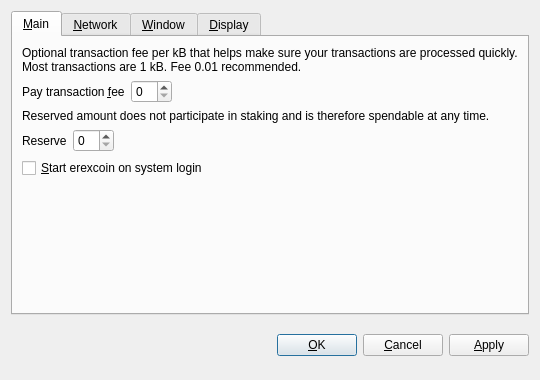
<?xml version="1.0" encoding="UTF-8"?>
<ui version="4.0">
 <class>OptionsDialog</class>
 <widget class="QDialog" name="OptionsDialog">
  <property name="geometry">
   <rect>
    <x>0</x>
    <y>0</y>
    <width>540</width>
    <height>380</height>
   </rect>
  </property>
  <property name="windowTitle">
   <string>Options</string>
  </property>
  <property name="modal">
   <bool>true</bool>
  </property>
  <layout class="QVBoxLayout" name="verticalLayout">
   <item>
    <widget class="QTabWidget" name="tabWidget">
     <property name="tabPosition">
      <enum>QTabWidget::North</enum>
     </property>
     <property name="currentIndex">
      <number>0</number>
     </property>
     <widget class="QWidget" name="tabMain">
      <attribute name="title">
       <string>&amp;Main</string>
      </attribute>
      <layout class="QVBoxLayout" name="verticalLayout_Main">
       <item>
        <widget class="QLabel" name="transactionFeeInfoLabel">
         <property name="text">
          <string>Optional transaction fee per kB that helps make sure your transactions are processed quickly. Most transactions are 1 kB. Fee 0.01 recommended.</string>
         </property>
         <property name="textFormat">
          <enum>Qt::PlainText</enum>
         </property>
         <property name="wordWrap">
          <bool>true</bool>
         </property>
        </widget>
       </item>
       <item>
        <layout class="QHBoxLayout" name="horizontalLayoutFee">
         <item>
          <widget class="QLabel" name="transactionFeeLabel">
           <property name="text">
            <string>Pay transaction &amp;fee</string>
           </property>
           <property name="textFormat">
            <enum>Qt::PlainText</enum>
           </property>
           <property name="buddy">
            <cstring>transactionFee</cstring>
           </property>
          </widget>
         </item>
         <item>
          <widget class="BitcoinAmountField" name="transactionFee"/>
         </item>
         <item>
          <spacer name="horizontalSpacerFee">
           <property name="orientation">
            <enum>Qt::Horizontal</enum>
           </property>
           <property name="sizeHint" stdset="0">
            <size>
             <width>40</width>
             <height>20</height>
            </size>
           </property>
          </spacer>
         </item>
        </layout>
       </item>
       <item>
        <widget class="QLabel" name="reserveBalanceInfoLabel">
         <property name="text">
          <string>Reserved amount does not participate in staking and is therefore spendable at any time.</string>
         </property>
         <property name="textFormat">
          <enum>Qt::PlainText</enum>
         </property>
         <property name="wordWrap">
          <bool>true</bool>
         </property>
        </widget>
       </item>
       <item>
        <layout class="QHBoxLayout" name="horizontalLayoutReserveBalance">
         <item>
          <widget class="QLabel" name="reserveBalanceLabel">
           <property name="text">
            <string>Reserve</string>
           </property>
           <property name="textFormat">
            <enum>Qt::PlainText</enum>
           </property>
           <property name="buddy">
            <cstring>reserveBalance</cstring>
           </property>
          </widget>
         </item>
         <item>
          <widget class="BitcoinAmountField" name="reserveBalance"/>
         </item>
         <item>
          <spacer name="horizontalSpacerReserveBalance">
           <property name="orientation">
            <enum>Qt::Horizontal</enum>
           </property>
           <property name="sizeHint" stdset="0">
            <size>
             <width>40</width>
             <height>20</height>
            </size>
           </property>
          </spacer>
         </item>
        </layout>
       </item>
       <item>
        <widget class="QCheckBox" name="bitcoinAtStartup">
         <property name="toolTip">
          <string>Automatically start erexcoin after logging in to the system.</string>
         </property>
         <property name="text">
          <string>&amp;Start erexcoin on system login</string>
         </property>
        </widget>
       </item>
       <item>
        <spacer name="verticalSpacer_Main">
         <property name="orientation">
          <enum>Qt::Vertical</enum>
         </property>
         <property name="sizeHint" stdset="0">
          <size>
           <width>20</width>
           <height>40</height>
          </size>
         </property>
        </spacer>
       </item>
      </layout>
     </widget>
     <widget class="QWidget" name="tabNetwork">
      <attribute name="title">
       <string>&amp;Network</string>
      </attribute>
      <layout class="QVBoxLayout" name="verticalLayout_Network">
       <item>
        <widget class="QCheckBox" name="mapPortUpnp">
         <property name="toolTip">
          <string>Automatically open the erexcoin client port on the router. This only works when your router supports UPnP and it is enabled.</string>
         </property>
         <property name="text">
          <string>Map port using &amp;UPnP</string>
         </property>
        </widget>
       </item>
       <item>
        <widget class="QCheckBox" name="connectSocks">
         <property name="toolTip">
          <string>Connect to the erexcoin network through a SOCKS5 proxy (e.g. when connecting through Tor).</string>
         </property>
         <property name="text">
          <string>&amp;Connect through SOCKS5 proxy:</string>
         </property>
        </widget>
       </item>
       <item>
        <layout class="QHBoxLayout" name="horizontalLayout_Network">
         <item>
          <widget class="QLabel" name="proxyIpLabel">
           <property name="text">
            <string>Proxy &amp;IP:</string>
           </property>
           <property name="textFormat">
            <enum>Qt::PlainText</enum>
           </property>
           <property name="buddy">
            <cstring>proxyIp</cstring>
           </property>
          </widget>
         </item>
         <item>
          <widget class="QValidatedLineEdit" name="proxyIp">
           <property name="maximumSize">
            <size>
             <width>140</width>
             <height>16777215</height>
            </size>
           </property>
           <property name="toolTip">
            <string>IP address of the proxy (e.g. 127.0.0.1)</string>
           </property>
          </widget>
         </item>
         <item>
          <widget class="QLabel" name="proxyPortLabel">
           <property name="text">
            <string>&amp;Port:</string>
           </property>
           <property name="textFormat">
            <enum>Qt::PlainText</enum>
           </property>
           <property name="buddy">
            <cstring>proxyPort</cstring>
           </property>
          </widget>
         </item>
         <item>
          <widget class="QLineEdit" name="proxyPort">
           <property name="maximumSize">
            <size>
             <width>55</width>
             <height>16777215</height>
            </size>
           </property>
           <property name="toolTip">
            <string>Port of the proxy (e.g. 9050)</string>
           </property>
          </widget>
         </item>
         <item>
          <spacer name="horizontalSpacer_Network">
           <property name="orientation">
            <enum>Qt::Horizontal</enum>
           </property>
           <property name="sizeHint" stdset="0">
            <size>
             <width>40</width>
             <height>20</height>
            </size>
           </property>
          </spacer>
         </item>
        </layout>
       </item>
       <item>
        <spacer name="verticalSpacer_Network">
         <property name="orientation">
          <enum>Qt::Vertical</enum>
         </property>
         <property name="sizeHint" stdset="0">
          <size>
           <width>20</width>
           <height>40</height>
          </size>
         </property>
        </spacer>
       </item>
      </layout>
     </widget>
     <widget class="QWidget" name="tabWindow">
      <attribute name="title">
       <string>&amp;Window</string>
      </attribute>
      <layout class="QVBoxLayout" name="verticalLayout_Window">
       <item>
        <widget class="QCheckBox" name="minimizeToTray">
         <property name="toolTip">
          <string>Show only a tray icon after minimizing the window.</string>
         </property>
         <property name="text">
          <string>&amp;Minimize to the tray instead of the taskbar</string>
         </property>
        </widget>
       </item>
       <item>
        <widget class="QCheckBox" name="minimizeOnClose">
         <property name="toolTip">
          <string>Minimize instead of exit the application when the window is closed. When this option is enabled, the application will be closed only after selecting Quit in the menu.</string>
         </property>
         <property name="text">
          <string>M&amp;inimize on close</string>
         </property>
        </widget>
       </item>
       <item>
        <spacer name="verticalSpacer_Window">
         <property name="orientation">
          <enum>Qt::Vertical</enum>
         </property>
         <property name="sizeHint" stdset="0">
          <size>
           <width>20</width>
           <height>40</height>
          </size>
         </property>
        </spacer>
       </item>
      </layout>
     </widget>
     <widget class="QWidget" name="tabDisplay">
      <attribute name="title">
       <string>&amp;Display</string>
      </attribute>
      <layout class="QVBoxLayout" name="verticalLayout_Display">
       <item>
        <layout class="QHBoxLayout" name="horizontalLayout_1_Display">
         <item>
          <widget class="QLabel" name="langLabel">
           <property name="text">
            <string>User Interface &amp;language:</string>
           </property>
           <property name="textFormat">
            <enum>Qt::PlainText</enum>
           </property>
           <property name="buddy">
            <cstring>lang</cstring>
           </property>
          </widget>
         </item>
         <item>
          <widget class="QValueComboBox" name="lang">
           <property name="toolTip">
            <string>The user interface language can be set here. This setting will take effect after restarting erexcoin.</string>
           </property>
          </widget>
         </item>
        </layout>
       </item>
       <item>
        <layout class="QHBoxLayout" name="horizontalLayout_2_Display">
         <item>
          <widget class="QLabel" name="unitLabel">
           <property name="text">
            <string>&amp;Unit to show amounts in:</string>
           </property>
           <property name="textFormat">
            <enum>Qt::PlainText</enum>
           </property>
           <property name="buddy">
            <cstring>unit</cstring>
           </property>
          </widget>
         </item>
         <item>
          <widget class="QValueComboBox" name="unit">
           <property name="toolTip">
            <string>Choose the default subdivision unit to show in the interface and when sending coins.</string>
           </property>
          </widget>
         </item>
        </layout>
       </item>
       <item>
        <widget class="QCheckBox" name="coinControlFeatures">
         <property name="toolTip">
          <string>Whether to show coin control features or not.</string>
         </property>
         <property name="text">
          <string>Display coin &amp;control features (experts only!)</string>
         </property>
        </widget>
       </item>
       <item>
        <widget class="QCheckBox" name="useBlackTheme">
         <property name="text">
          <string>Use black visual theme (requires restart)</string>
         </property>
        </widget>
       </item>
       <item>
        <spacer name="verticalSpacer_Display">
         <property name="orientation">
          <enum>Qt::Vertical</enum>
         </property>
         <property name="sizeHint" stdset="0">
          <size>
           <width>20</width>
           <height>40</height>
          </size>
         </property>
        </spacer>
       </item>
      </layout>
     </widget>
    </widget>
   </item>
   <item>
    <layout class="QHBoxLayout" name="horizontalLayout_Buttons">
     <item>
      <spacer name="horizontalSpacer_1">
       <property name="orientation">
        <enum>Qt::Horizontal</enum>
       </property>
       <property name="sizeHint" stdset="0">
        <size>
         <width>40</width>
         <height>48</height>
        </size>
       </property>
      </spacer>
     </item>
     <item>
      <widget class="QLabel" name="statusLabel">
       <property name="font">
        <font>
         <weight>75</weight>
         <bold>true</bold>
        </font>
       </property>
       <property name="text">
        <string/>
       </property>
       <property name="textFormat">
        <enum>Qt::PlainText</enum>
       </property>
       <property name="wordWrap">
        <bool>true</bool>
       </property>
      </widget>
     </item>
     <item>
      <spacer name="horizontalSpacer_2">
       <property name="orientation">
        <enum>Qt::Horizontal</enum>
       </property>
       <property name="sizeHint" stdset="0">
        <size>
         <width>40</width>
         <height>48</height>
        </size>
       </property>
      </spacer>
     </item>
     <item>
      <widget class="QPushButton" name="okButton">
       <property name="text">
        <string>&amp;OK</string>
       </property>
      </widget>
     </item>
     <item>
      <widget class="QPushButton" name="cancelButton">
       <property name="text">
        <string>&amp;Cancel</string>
       </property>
       <property name="autoDefault">
        <bool>false</bool>
       </property>
      </widget>
     </item>
     <item>
      <widget class="QPushButton" name="applyButton">
       <property name="text">
        <string>&amp;Apply</string>
       </property>
       <property name="autoDefault">
        <bool>false</bool>
       </property>
      </widget>
     </item>
    </layout>
   </item>
  </layout>
 </widget>
 <customwidgets>
  <customwidget>
   <class>BitcoinAmountField</class>
   <extends>QSpinBox</extends>
   <header>bitcoinamountfield.h</header>
  </customwidget>
  <customwidget>
   <class>QValueComboBox</class>
   <extends>QComboBox</extends>
   <header>qvaluecombobox.h</header>
  </customwidget>
  <customwidget>
   <class>QValidatedLineEdit</class>
   <extends>QLineEdit</extends>
   <header>qvalidatedlineedit.h</header>
  </customwidget>
 </customwidgets>
 <resources/>
 <connections/>
</ui>
